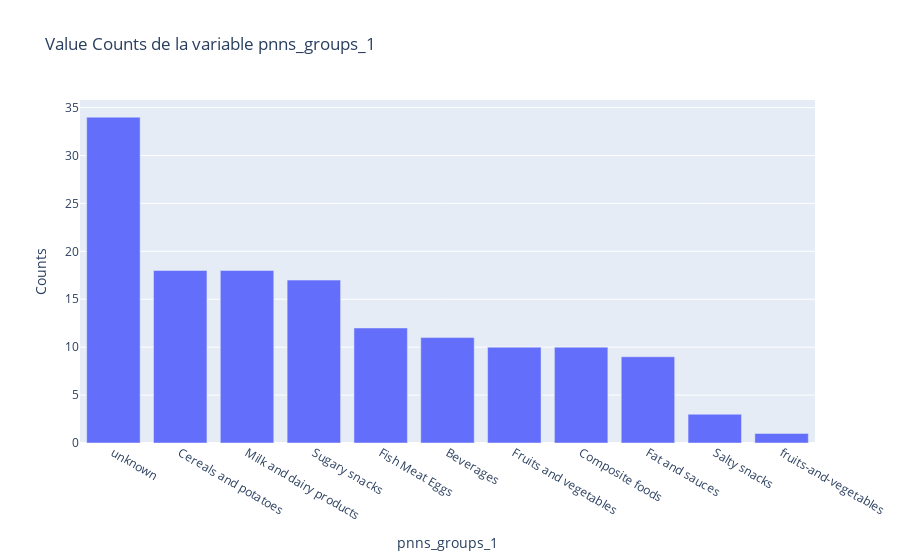

Notebook cell for this chart:
### Code cell
counts = df_pnns1.value_counts().reset_index()
counts.columns = ['pnns_groups_1', 'Counts']
print(df_pnns1.value_counts())
# Créer le graphique avec Plotly
fig = px.bar(counts, x='pnns_groups_1', y='Counts', title='Value Counts de la variable pnns_groups_1')

# Afficher le graphique
fig.show()

### Figure 1 — Plotly figure (JSON) as saved in the notebook; plotly's stock layout.template omitted (floating-point values rounded to 4 significant figures)
{"data": [{"alignmentgroup": "True", "hovertemplate": "pnns_groups_1=%{x}<br>Counts=%{y}<extra></extra>", "legendgroup": "", "marker": {"color": "#636efa", "pattern": {"shape": ""}}, "name": "", "offsetgroup": "", "orientation": "v", "showlegend": false, "textposition": "auto", "type": "bar", "x": ["unknown", "Cereals and potatoes", "Milk and dairy products", "Sugary snacks", "Fish Meat Eggs", "Beverages", "Fruits and vegetables", "Composite foods", "Fat and sauces", "Salty snacks", "fruits-and-vegetables"], "xaxis": "x", "y": [34, 18, 18, 17, 12, 11, 10, 10, 9, 3, 1], "yaxis": "y"}], "layout": {"barmode": "relative", "legend": {"tracegroupgap": 0}, "title": {"text": "Value Counts de la variable pnns_groups_1"}, "xaxis": {"anchor": "y", "domain": [0, 1], "title": {"text": "pnns_groups_1"}}, "yaxis": {"anchor": "x", "domain": [0, 1], "title": {"text": "Counts"}}}}
